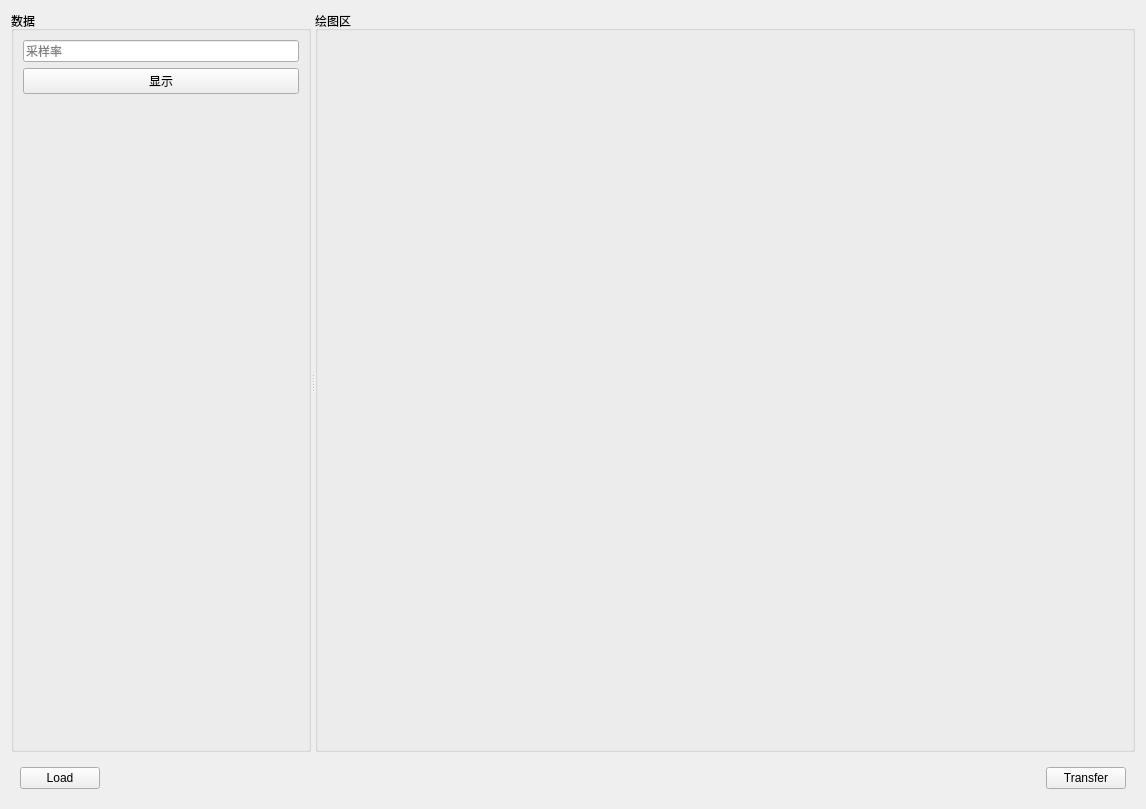
<?xml version="1.0" encoding="UTF-8"?>
<ui version="4.0">
 <class>TimeFrequency</class>
 <widget class="QWidget" name="TimeFrequency">
  <property name="geometry">
   <rect>
    <x>0</x>
    <y>0</y>
    <width>1146</width>
    <height>809</height>
   </rect>
  </property>
  <property name="windowTitle">
   <string>Form</string>
  </property>
  <layout class="QVBoxLayout" name="verticalLayout_3">
   <item>
    <widget class="QSplitter" name="splitter">
     <property name="orientation">
      <enum>Qt::Horizontal</enum>
     </property>
     <widget class="QGroupBox" name="groupBox_2">
      <property name="maximumSize">
       <size>
        <width>300</width>
        <height>16777215</height>
       </size>
      </property>
      <property name="title">
       <string>数据</string>
      </property>
      <layout class="QVBoxLayout" name="verticalLayout">
       <item>
        <layout class="QVBoxLayout" name="verticalLayout_para"/>
       </item>
       <item>
        <widget class="QLineEdit" name="lE_Sample">
         <property name="placeholderText">
          <string>采样率</string>
         </property>
        </widget>
       </item>
       <item>
        <widget class="QPushButton" name="btn_Show">
         <property name="text">
          <string>显示</string>
         </property>
        </widget>
       </item>
       <item>
        <spacer name="verticalSpacer">
         <property name="orientation">
          <enum>Qt::Vertical</enum>
         </property>
         <property name="sizeHint" stdset="0">
          <size>
           <width>20</width>
           <height>422</height>
          </size>
         </property>
        </spacer>
       </item>
      </layout>
     </widget>
     <widget class="QGroupBox" name="groupBox">
      <property name="title">
       <string>绘图区</string>
      </property>
      <layout class="QVBoxLayout" name="verticalLayout_2">
       <item>
        <layout class="QVBoxLayout" name="verticalLayout_data"/>
       </item>
      </layout>
     </widget>
    </widget>
   </item>
   <item>
    <widget class="QWidget" name="widget" native="true">
     <property name="maximumSize">
      <size>
       <width>16777215</width>
       <height>40</height>
      </size>
     </property>
     <layout class="QVBoxLayout" name="verticalLayout_4">
      <item>
       <layout class="QHBoxLayout" name="horizontalLayout">
        <item>
         <widget class="QPushButton" name="btn_Load">
          <property name="text">
           <string>Load</string>
          </property>
         </widget>
        </item>
        <item>
         <spacer name="horizontalSpacer">
          <property name="orientation">
           <enum>Qt::Horizontal</enum>
          </property>
          <property name="sizeHint" stdset="0">
           <size>
            <width>40</width>
            <height>20</height>
           </size>
          </property>
         </spacer>
        </item>
        <item>
         <widget class="QPushButton" name="btn_Transfer">
          <property name="text">
           <string>Transfer</string>
          </property>
         </widget>
        </item>
       </layout>
      </item>
     </layout>
    </widget>
   </item>
  </layout>
 </widget>
 <resources/>
 <connections/>
</ui>
